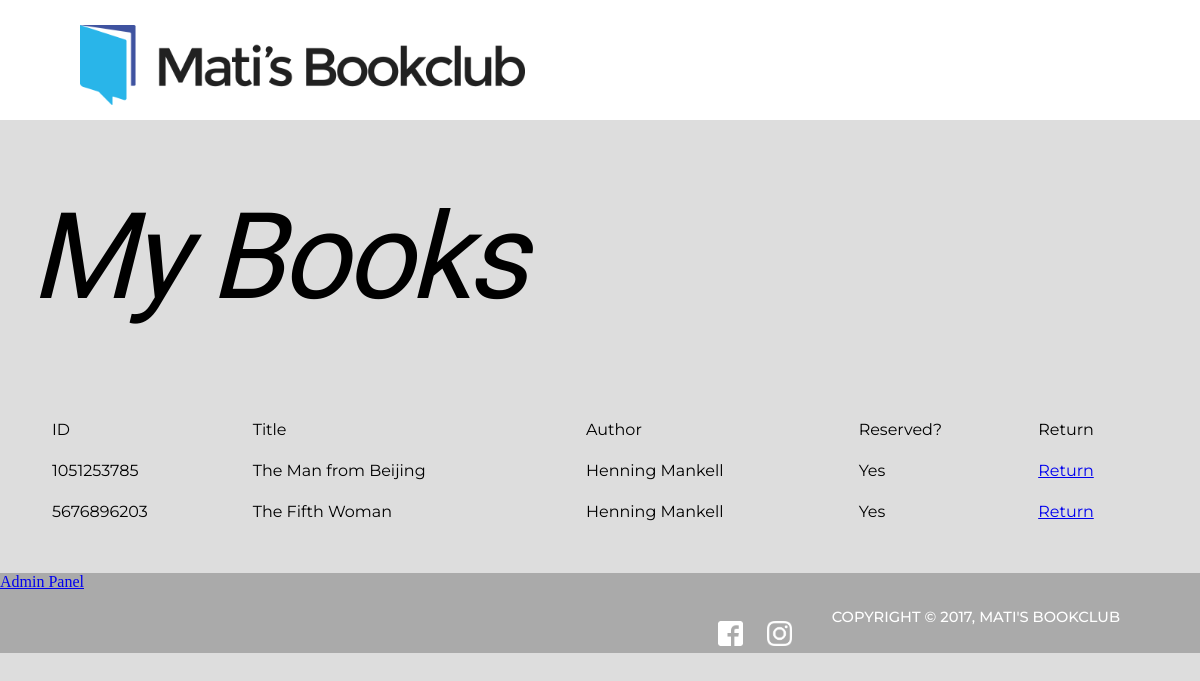
/mybooks.php, run on an earlier commit of the app's database.
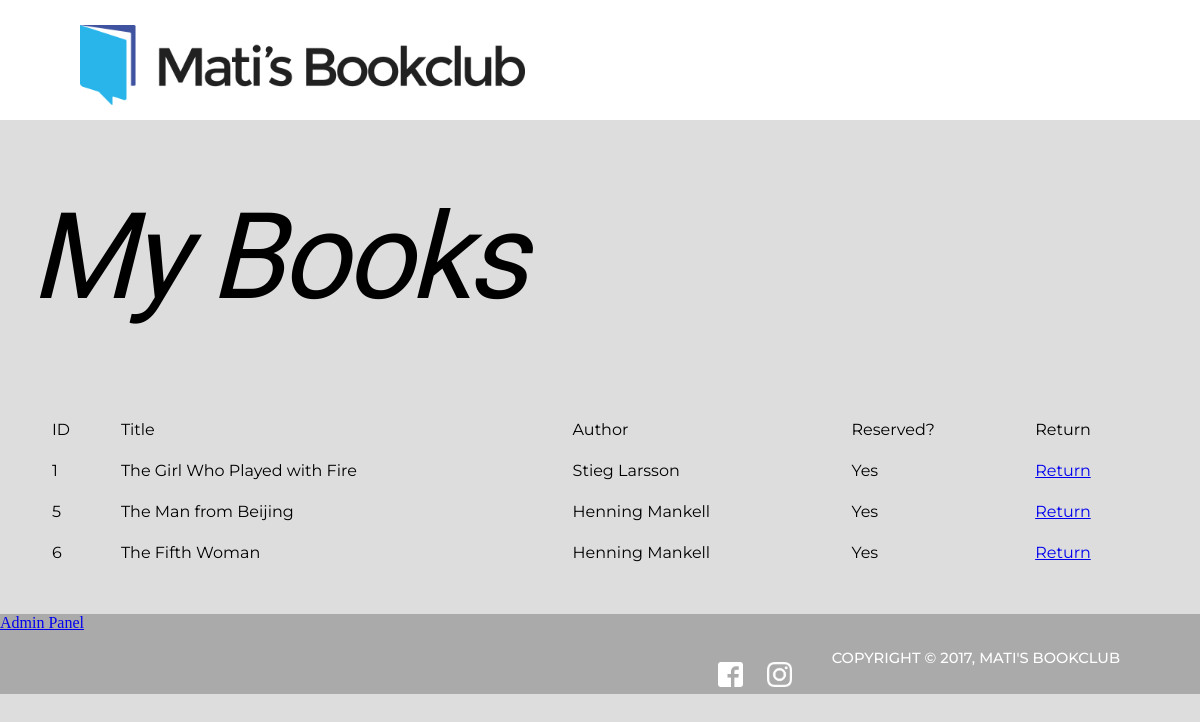
And on a later commit of the database.
### tables this page shows
CREATE TABLE `books` (
  `bookId` varchar(13) NOT NULL,
  `title` varchar(255) NOT NULL,
  `author` varchar(255) NOT NULL,
  `pagesNo` int(5) NOT NULL,
  `edition` varchar(255) DEFAULT NULL,
  `yearPubl` year(4) NOT NULL,
  `publisher` varchar(255) NOT NULL,
  `onLoan` tinyint(1) NOT NULL
);

### mybooks.php (the view, shortened to what this page needs)
<html>
    <head>
        <link rel="stylesheet" href="main.css">
    </head>
    <body>
        <?php
		include('config.php');
		include('header.php');?>
		<div class='pagecontainer'>
			<h1>
				My Books
			</h1><br><br><br>
			<?php
			@ $db = new mysqli($dbserver, $dbuser, $dbpass, $dbname);
			$query = " SELECT bookId, title, author, onLoan FROM books WHERE onLoan IS TRUE";
				$stmt = $db->prepare($query);
				$stmt->bind_result($bookId, $title, $author,$onLoan);
				$stmt->execute();
				echo '<table>';
				echo '<tr><b><td>ID</td><b> <td>Title</td> <td>Author</td> <td>Reserved?</td> </b> <td>Return</td> </b></tr>';
				while ($stmt->fetch()) {
					if($onLoan==1)
						$onLoan="Yes";
					echo "<tr>";
					echo "<td> $bookId </td><td> $title </td><td> $author </td><td> $onLoan </td>";
					echo '<td><a href="return.php?bookId=' . urlencode($bookId) . '">Return</a></td>';
					echo "</tr>";
				}
				echo "</table>";
				?>
	</body>
</html>

### header.php (shortened to what this page needs)
<header>
	<nav class='large'>
	  <div class="container">
		<div><div class='logoframe'>
			<a href='index.php'><img id='bookclublogo' src='images/logo.png' alt='Matis Bookclub Logo'></a>
			</div>
		  </div>
	  </div>
	</nav>
</header>

### main.css (style rules this page uses)
body { margin: 0 auto; padding: 0; background-color: #dddddd; }
.pagecontainer { max-width: 1200px; overflow: hidden; margin: 0 auto; padding-top: 200px; padding-bottom: 100px; }
h1 { margin: 0; margin-left: 30px; font-family: 'Arapey', serif; font-weight: 400; font-style: italic; font-size: 90pt; line-height: 95%; letter-spacing: -4px; }
p { font-family: 'Montserrat', sans-serif; }
table { width: 100%; margin: 0 auto; padding: 40px; font-family: 'Montserrat', sans-serif; font-size: 12pt; }
table td { padding: 10px 10px; }
table tr { vertical-align: top; }
nav.large { position: fixed; overflow: hidden; top: 0; z-index: 9999; height: 120px; width: 100%; background-color: #ffffff; -webkit-transition: height .4s; transition: height .4s; margin-bottom: 80px; }
.logoframe { float: left; display: inline-block; }
#bookclublogo { height: 80px; margin: 25px 80px; -webkit-transition: height .4s, margin .4s; transition: height .4s, margin .4s; }
footer { width: 100%; height: 80px; background-color: #aaaaaa; = }
#footcontent { margin-right: 80px; }
#foottext { margin: 0 auto; }
#foottext P { color: #ffffff; font-family: 'Montserrat', sans-serif; font-weight: 500; text-transform: uppercase; margin-left: 40px; font-size: 11pt; padding: 20px 0 0 0; float: right; }
#footimg { margin-left: 40px; float: right; }
#footimg img { width: 25px; padding: 0 0 0 20px; margin-top: 30px; }

What changed in the data, as far as the page shows it:
removed books: bookId "1051253785", title "The Man from Beijing", author "Henning Mankell", onLoan "Yes"
removed books: bookId "5676896203", title "The Fifth Woman", author "Henning Mankell", onLoan "Yes"
added books: bookId "1", title "The Girl Who Played with Fire", author "Stieg Larsson", onLoan "Yes"
added books: bookId "5", title "The Man from Beijing", author "Henning Mankell", onLoan "Yes"
added books: bookId "6", title "The Fifth Woman", author "Henning Mankell", onLoan "Yes"
